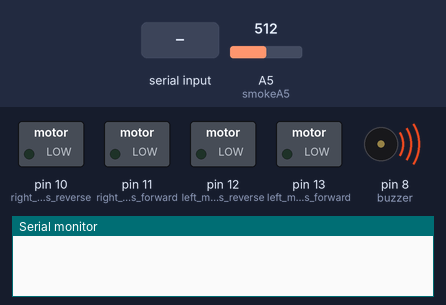
A sketch run on a simulated Arduino Uno, built with avr-gcc and run on an emulated ATmega328P. On the bench: switched loads named in the sketch (green lamp = pin HIGH), buzzer (waves = sounding), the last lines printed to the serial monitor. The inputs (shaded band) are chosen by the test bench; at power-on: A5 (smokeA5) = 512.

Above: at 1.2 s.
1.3 s: "F" received over Serial
At 2.2 s:
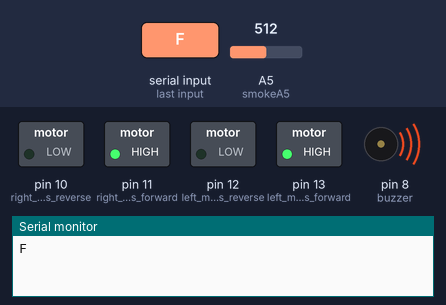
2.8 s: A5 (smokeA5) set to 264
4.3 s: A5 (smokeA5) set to 233
At 5.5 s:
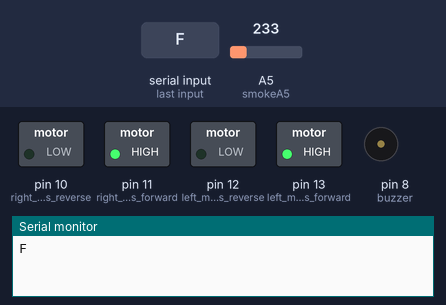
5.8 s: "B" received over Serial
At 6.8 s:
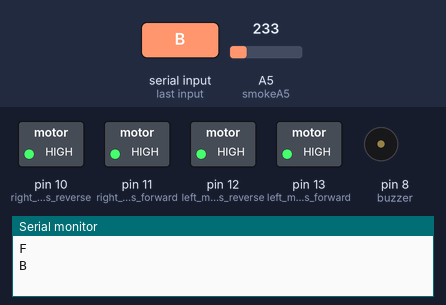
7.3 s: "S" received over Serial
At 7.9 s:
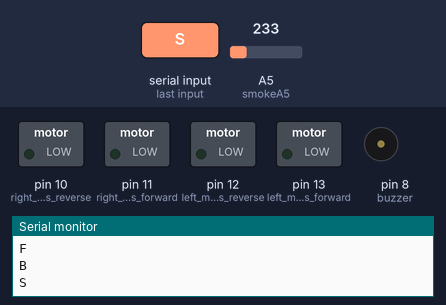
8.8 s: "L" received over Serial
At 9.1 s:
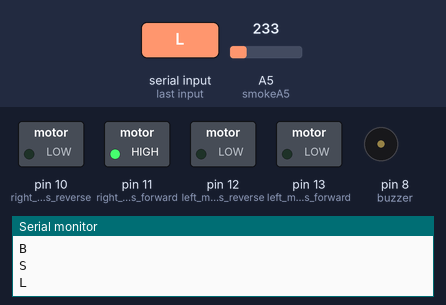
Timing chart, 0 to 11.3 s (numbered marks = the images above; inputs shaded):
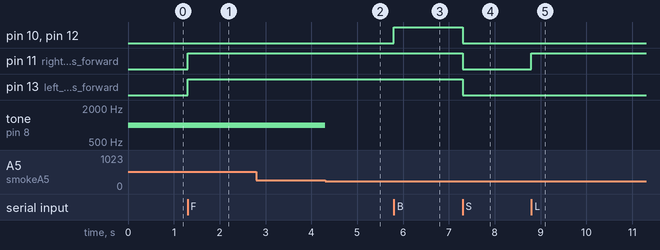

Measured:
- the behaviour switches between 251 and 250 on A5 (smokeA5) (found by bisection; images 1 and 2)
- after the input at 1.3 s, pin 11 (right_motors_forward), pin 13 (left_motors_forward): LOW → HIGH at once
- after the input at 2.8 s, every drawn part: stays the same
- after the input at 4.3 s, tone on pin 8 (buzzer): 1000 Hz → silent at once
- after the input at 5.8 s, pin 10 (right_motors_reverse), pin 12 (left_motors_reverse): LOW → HIGH at once
- after the input at 7.3 s, pin 10 (right_motors_reverse), pin 11 (right_motors_forward), pin 12 (left_motors_reverse), pin 13 (left_motors_forward): HIGH → LOW at once
- after the input at 8.8 s, pin 11 (right_motors_forward): LOW → HIGH at once

The sketch:

car.ino
```cpp
char t;

int buzzer = 8; // buzzer makes beeb beeb when MQ-2 detect something
int smokeA5 = A5; // i can smell gas
int sensorThres = 250; // if reaches this make buzzer work

void setup() {
pinMode(13,OUTPUT);   // left motors forward
pinMode(12,OUTPUT);   // left motors reverse
pinMode(11,OUTPUT);   // right motors forward
pinMode(10,OUTPUT);   // right motors reverse
pinMode(buzzer, OUTPUT); // buzzer
pinMode(smokeA5, INPUT); // MQ-2

Serial.begin(9600);
}

void loop() {
if(Serial.available()){
  t = Serial.read();
  Serial.println(t);
}

// MQ-2
int analogSensor = analogRead(smokeA5);

// Checks if it has reached the threshold value
if (analogSensor > sensorThres){
    tone(buzzer, 1000, 200);
}
else{
    noTone(buzzer);
}

// H-Bridge
if(t == 'F'){            // move forward(all motors rotate in forward direction)
  digitalWrite(13,HIGH);
  digitalWrite(11,HIGH);
}

else if(t == 'B'){      // move reverse (all motors rotate in reverse direction)
  digitalWrite(12,HIGH);
  digitalWrite(10,HIGH);
}

else if(t == 'L'){      // turn right (left side motors rotate in forward direction, right side motors doesn't rotate)
  digitalWrite(11,HIGH);
}

else if(t == 'R'){      // turn left (right side motors rotate in forward direction, left side motors doesn't rotate)
  digitalWrite(13,HIGH);
}

else if(t == 'w'){
  digitalWrite(9,LOW);
}

else if(t == 'S'){      // STOP (all motors stop)
  digitalWrite(13,LOW);
  digitalWrite(12,LOW);
  digitalWrite(11,LOW);
  digitalWrite(10,LOW);
}
}
```
